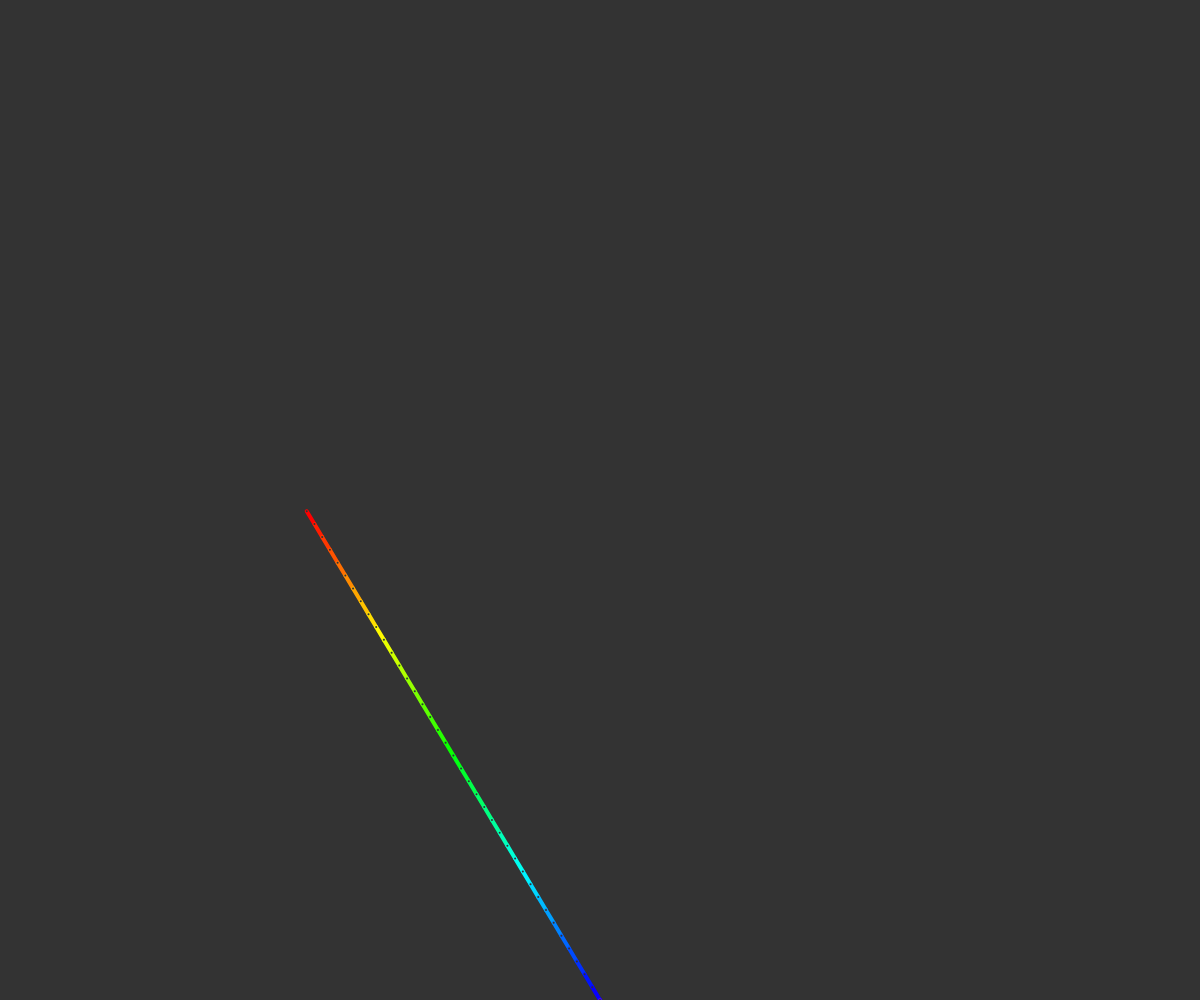
Frame 1 (no input)
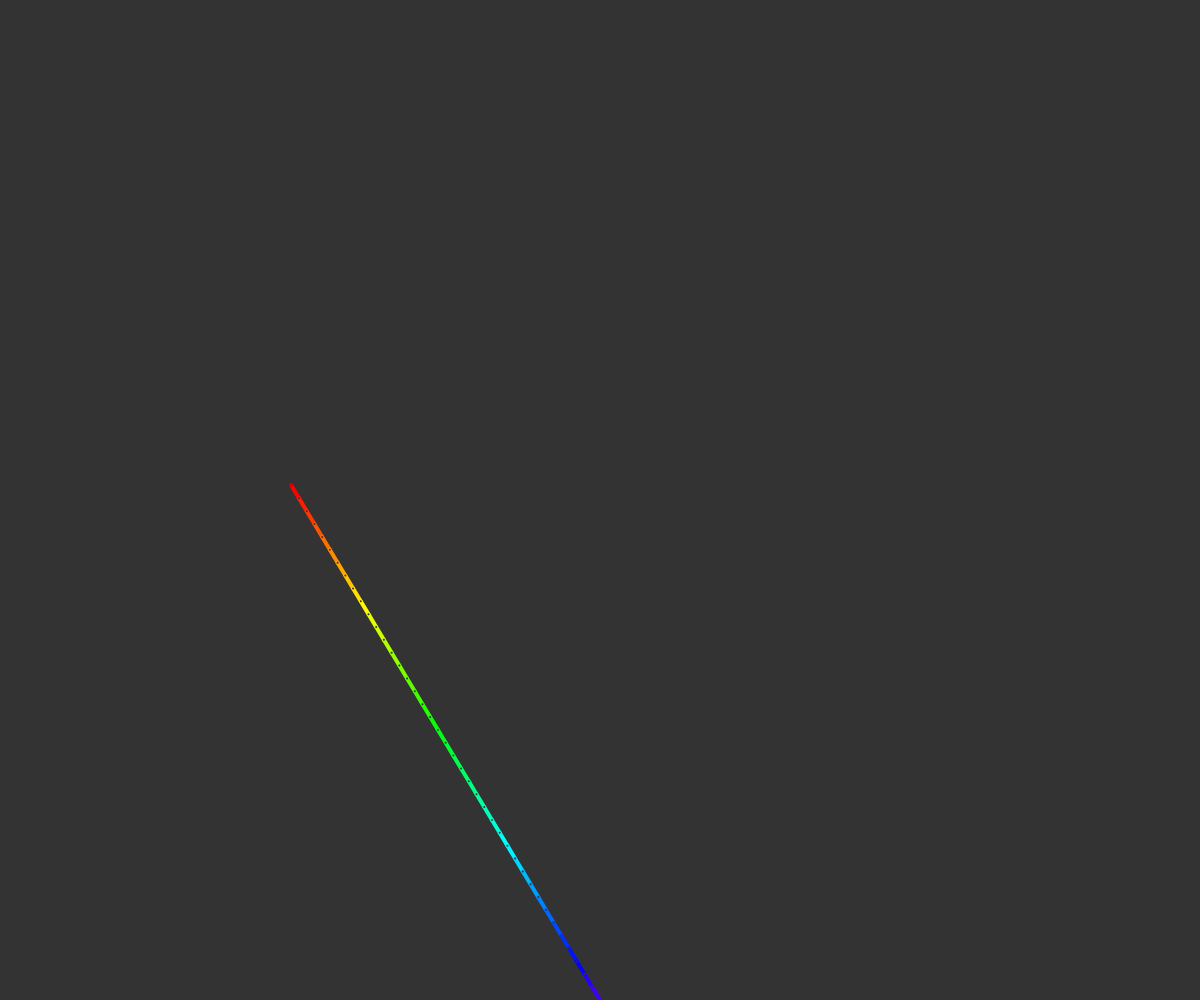
Frame 60 (no input)
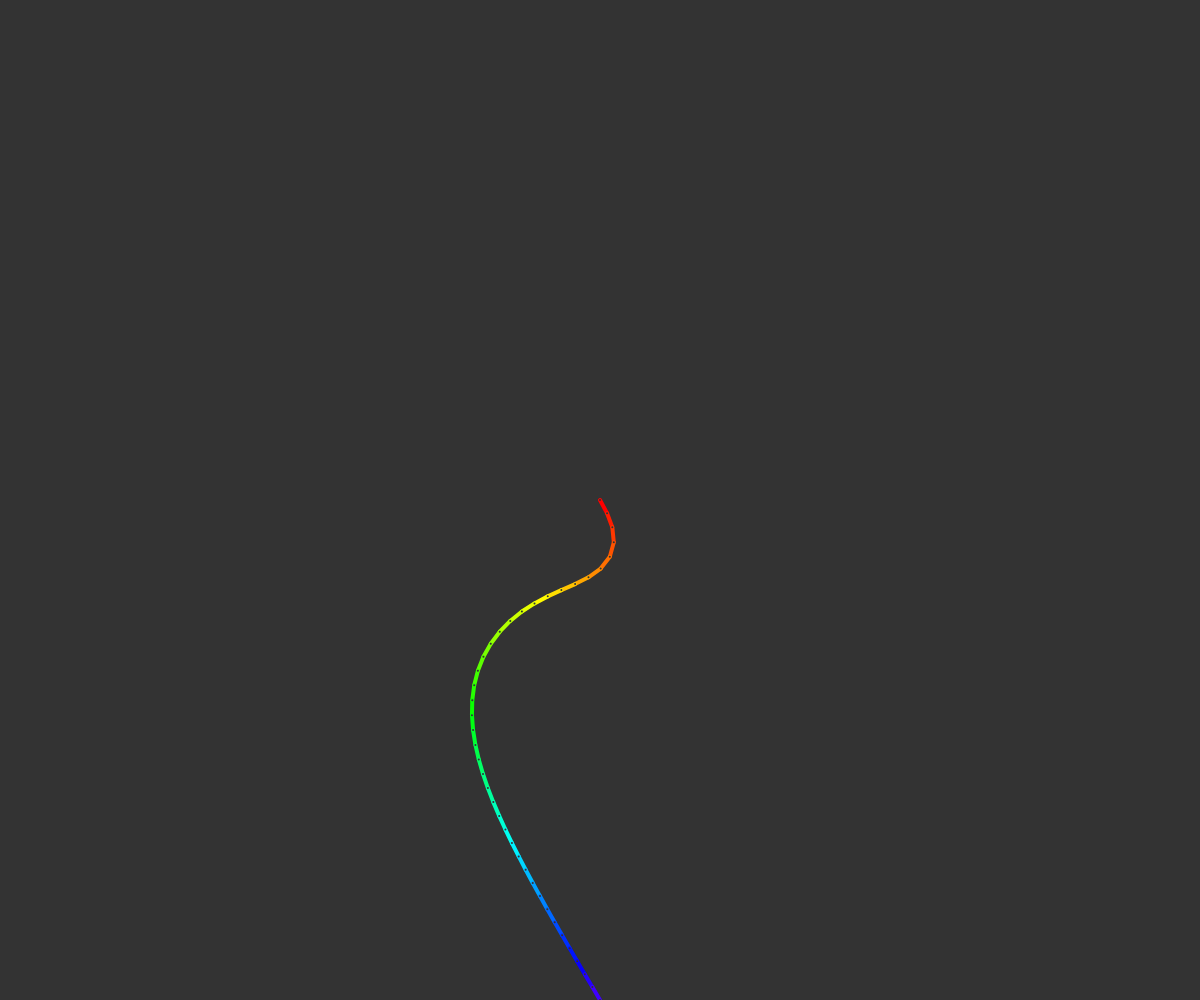
Frame 120 (the mouse pressed at the canvas centre since frame 60)

The p5.js sketch that drew these frames (run headless with seeded random() and noise() and a simulated clock; from frame 60 on, the mouse is pressed at the canvas centre):

// p5.js sketch
// ── sketch.js
// Daniel Shiffman
// http://codingtra.in
// http://patreon.com/codingtrain
// Video: https://youtu.be/RTc6i-7N3ms
// Transcribe to Javascript: Chuck England

let robotarm;
const segLen = 15;
const numSegs = 40;

function setup() {
    createCanvas(windowWidth, windowHeight);

    robotarm = new RobotArm(width / 2, height, numSegs, segLen, 0);
}

function draw() {
    background(51);

    robotarm.update();
    robotarm.show();
}
// ── robotarm.js
// Daniel Shiffman
// http://codingtra.in
// http://patreon.com/codingtrain
// Video: https://youtu.be/RTc6i-7N3ms
// Transcribe to Javascript: Chuck England

class RobotArm {
    constructor(x, y, numSegs, segLen, angle) {
        this.base = createVector(x, y);
        this.segs = [];
        this.segs[0] = new Segment(x, y, segLen, angle, 0);
        for (let i = 1; i < numSegs; i++) {
            this.addSegment(segLen, 0, i + 1);
        }
    }

    addSegment(len, angle) {
        let c = this.segs[this.segs.length - 1];
        let s = new Segment(0, 0, len, angle, this.segs.length);
        c.parent = s;
        this.segs.push(s);
        s.follow(c.a.x, c.a.y);
        return s;
    }

    update() {
        for (let i = 0; i < this.segs.length; i++) {
            const seg = this.segs[i];
            seg.update();
            if (i === 0) {
                seg.follow(mouseX, mouseY);
            } else {
                const previous = this.segs[i - 1];
                seg.follow(previous.a.x, previous.a.y);
            }
        }

        const last = this.segs.length - 1;
        const s = this.segs[last];
        s.a.x = this.base.x;
        s.a.y = this.base.y;
        s.reCalculate();
        for (let i = last - 1; i >= 0; i--) {
            const seg = this.segs[i];
            const next = this.segs[i + 1];
            seg.a.x = next.b.x;
            seg.a.y = next.b.y;
            seg.reCalculate();
        }
    }

    show() {
        this.segs.forEach(s => s.show());
    }
}
// ── segment.js
// Daniel Shiffman
// http://codingtra.in
// http://patreon.com/codingtrain
// Video: https://youtu.be/RTc6i-7N3ms
// Transcribe to Javascript: Chuck England

class Segment {
  constructor(x, y, len, angle, id) {
    this.a = createVector(x, y);
    this.len = len;
    this.angle = angle;
    this.id = id;
    this.parent = null;
    this.reCalculate();
  }

  createParent(len, angle, id) {
    let parent = new Segment(0, 0, len, angle, id);
    this.parent = parent;
    parent.follow(this.a.x, this.a.y);
    return parent;
  }

  reCalculate() {
    let dx = cos(this.angle) * this.len;
    let dy = sin(this.angle) * this.len;
    this.b = createVector(this.a.x + dx, this.a.y + dy);
  }

  follow(tx, ty) {
    let target = createVector(tx, ty);
    let dir = p5.Vector.sub(target, this.a);
    this.angle = dir.heading();

    dir.setMag(this.len);
    dir.mult(-1);

    this.a = p5.Vector.add(target, dir);
  }

  update() {
    this.reCalculate();
  }

  show() {
    colorMode(HSB);
    let clr = color(map(this.id, 0, 39, 0, 255), 255, 255);
    colorMode(RGB);
    stroke(clr);
    strokeWeight(4);
    line(this.a.x, this.a.y, this.b.x, this.b.y);

    noStroke();
    fill(51);
    strokeWeight(2);
    ellipse(this.a.x, this.a.y, 2, 2);
    ellipse(this.b.x, this.b.y, 2, 2);
  }
}
